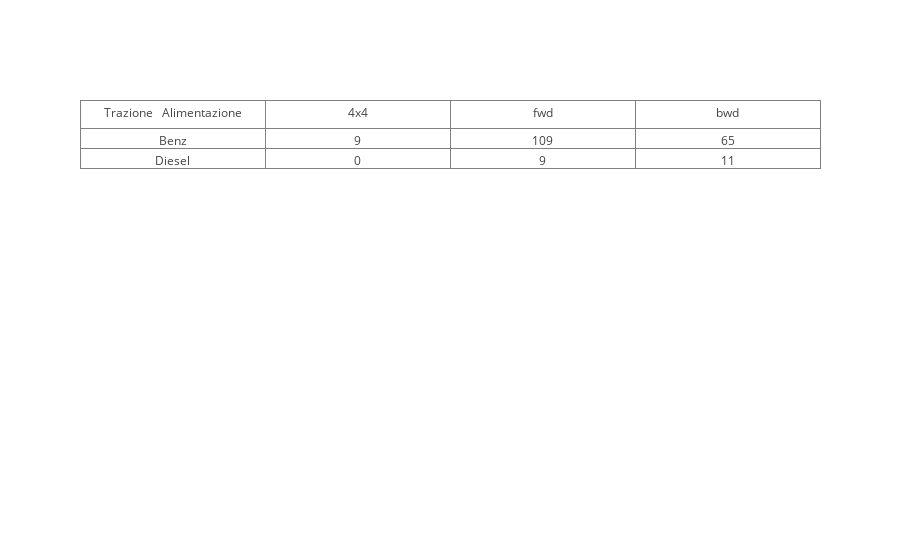

Notebook code for this chart:
### Markdown cell above
### 1.2 

Raggruppate la variabile "smokes" nei seguenti 2 gruppi: 
- Primo gruppo di nome NoSmoker (questo gruppo identifica i non fumatori: tutti quelli che hanno idicato {no} nel campo "smokes") 
- Secondo gruppo di nome Smoker (questo gruppo identifica per noi tutti i fumatori: quelli che NON hanno indicato 'no' nel campo 'smokes')

Si costruisca la tabella di contingenza per la coppia di variabili "sex" e "smokes" (usando i gruppi definiti sopra).  

Hint1: Non dovete usare particolari comandi Python per calcolare la tabella di contingenza. Ricordatevi come è definita e provate a costruirla voi.  
Hint2: Nella cella sotto trovate un modo veloce per visualizzare una tabella utilizzando il pacchetto Plotly. Maggiori dettagli [QUI](https://plot.ly/python/table/). Oppure visualizzate un dataframe in pandas come visto a lezione.

### Code cell
# Hint (plot Table)
import plotly.offline as py
import plotly.graph_objs as go
py.init_notebook_mode(connected=True)

# Plotto Tabella con plotly
valori = [ ["Benz", "Diesel"], [9, 0], [109, 9], [65, 11]] # Ogni elemento della lista è una colonna della tabella

trace = go.Table(
                header = dict(values = ["Trazione \n Alimentazione", "4x4", "fwd", "bwd"]),
                cells = dict(values = valori) )
py.iplot([trace])

# Plotto Tabella come dataframe
valori = [[9, 109, 65], [0, 9, 11]]
t = pd.DataFrame(valori, index = ["Benz", "Diesel"], columns = ["4x4", "fwd", "bwd"])
t

### Figure 1 — Plotly figure (JSON) as saved in the notebook; plotly's stock layout.template omitted (floating-point values rounded to 4 significant figures)
{"data": [{"cells": {"values": [["Benz", "Diesel"], [9, 0], [109, 9], [65, 11]]}, "header": {"values": ["Trazione \n Alimentazione", "4x4", "fwd", "bwd"]}, "type": "table", "uid": "c984e6c6-d04e-11e8-9cfd-3052cb2086f3"}], "layout": {}}
